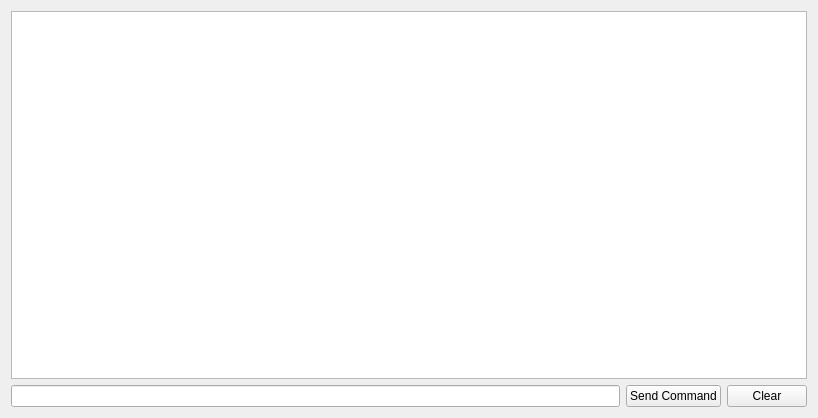
<?xml version="1.0" encoding="UTF-8"?>
<ui version="4.0">
 <class>commMonitor</class>
 <widget class="QWidget" name="CommMonitorPanel">
  <property name="geometry">
   <rect>
    <x>0</x>
    <y>0</y>
    <width>818</width>
    <height>418</height>
   </rect>
  </property>
  <property name="windowTitle">
   <string>Form</string>
  </property>
  <layout class="QGridLayout" name="gridLayout">
   <item row="1" column="0">
    <widget class="QLineEdit" name="lineEdit"/>
   </item>
   <item row="1" column="1">
    <widget class="QPushButton" name="sendButton">
     <property name="text">
      <string>Send Command</string>
     </property>
    </widget>
   </item>
   <item row="1" column="2">
    <widget class="QPushButton" name="clearButton">
     <property name="text">
      <string>Clear</string>
     </property>
    </widget>
   </item>
   <item row="0" column="0" colspan="3">
    <widget class="QTextBrowser" name="commLog">
     <property name="frameShadow">
      <enum>QFrame::Sunken</enum>
     </property>
    </widget>
   </item>
  </layout>
 </widget>
 <resources/>
 <connections/>
</ui>
